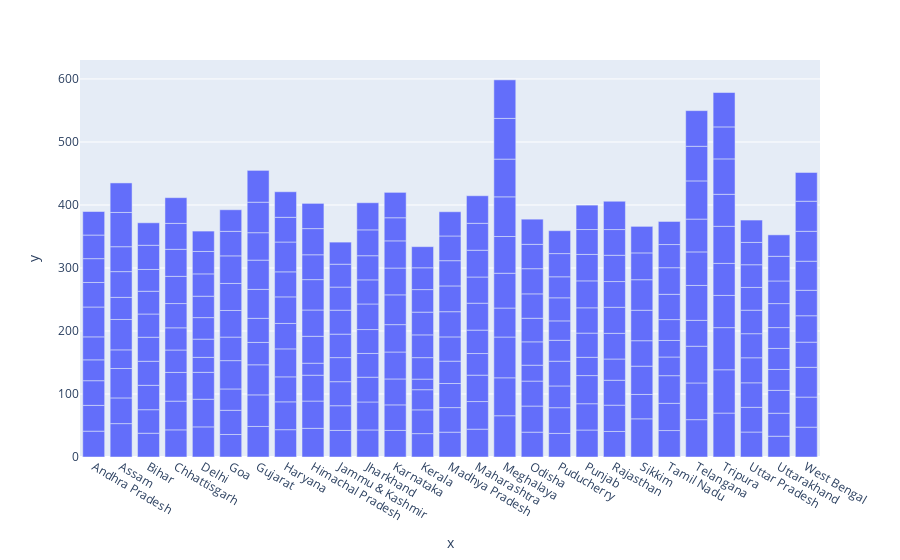

Notebook code for this chart:
### Code cell
plt.figure(figsize=(26,20))
px.bar(y=data[' Estimated Labour Participation Rate (%)'] , x = data['Region'])

### Figure 1 — Plotly figure (JSON) as saved in the notebook; plotly's stock layout.template omitted (floating-point values rounded to 4 significant figures; data arrays with more than 128 entries replaced by an {"elided": "..."} marker saying what was removed)
{"data": [{"alignmentgroup": "True", "hovertemplate": "x=%{x}<br>y=%{y}<extra></extra>", "legendgroup": "", "marker": {"color": "#636efa", "pattern": {"shape": ""}}, "name": "", "offsetgroup": "", "orientation": "v", "showlegend": false, "textposition": "auto", "type": "bar", "x": {"elided": "267 str values"}, "xaxis": "x", "y": {"elided": "267 float values"}, "yaxis": "y"}], "layout": {"barmode": "relative", "legend": {"tracegroupgap": 0}, "margin": {"t": 60}, "xaxis": {"anchor": "y", "domain": [0, 1], "title": {"text": "x"}}, "yaxis": {"anchor": "x", "domain": [0, 1], "title": {"text": "y"}}}}
